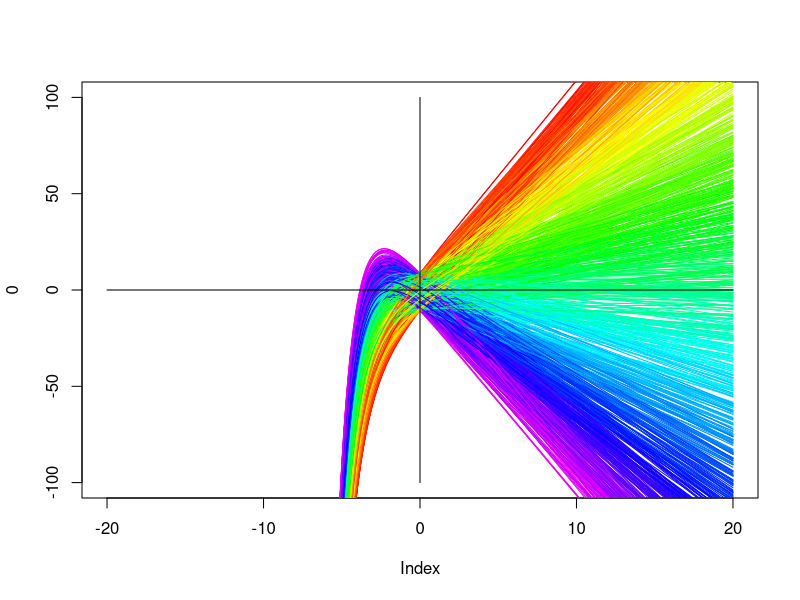

Write the R code that produced this figure.

require("deSolve")

f = function(r, x) {
  return(  r[1] - r[2]*x - exp(-1*x)  )
}

sequencer <- function(seq.range, fragments) {
  return(seq(from=seq.range[1], to=seq.range[2], by=(seq.range[2]-seq.range[1])/fragments))
}

plot.phase <- function(f, range.main, ranges, fragments=1000, no.runs=100, ylim=c(-100, 100), color.var=2) {
  num.params = nrow(ranges)
  values = apply(ranges, 1, sequencer, fragments)
  values = data.frame(values)

  color.mul = no.runs/(ranges[color.var,]$high - ranges[color.var,]$low)

  x = sequencer(range.main, fragments)

  colors = rainbow(n=1.2*no.runs, alpha=1)
  plot(x=0, type="n", xlim=c(min(x), max(x)), ylim=ylim)

  for (r in seq(no.runs)) {
    samples = apply(values, 2, sample, 1)
    lines(x=x, y=f(samples, x), col=colors[samples[color.var]*color.mul + no.runs/2])
  }

  lines(y=c(0,0), x=c(min(x), max(x)))
  lines(x=c(0,0), y=ylim)

  # dev.new()
}

plot.bifurcation = function() {
}

plot.phase(f, c(-20, 20), ranges=data.frame(low=c(-10, -10), high=c(10, 10)), no.runs=1000)
